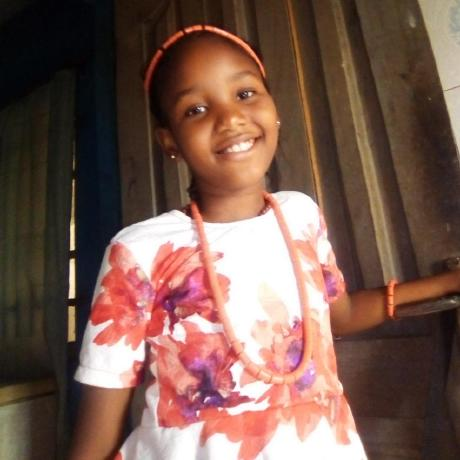
#> input picture _img/img-a.png, 460 x 460 px
$ python sample.py
#> lines starting #> are read from the running program, lines starting #| are printed output that depends on the picture
import numpy as np
import cv2 as cv

img1 = cv.imread('../_img/img-a.png')
#> img1 is the input picture: shape (460, 460, 3); mean B, G, R 78.5, 89.6, 119.9
img2 = cv.imread('../_img/naza-test.png')
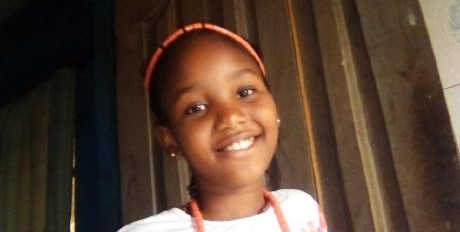
#> input picture _img/naza-test.png, 460 x 232 px
#> img2 is the input picture: shape (232, 460, 3); mean B, G, R 49.9, 64.5, 86.6

# Convert it to grayscale
img1_bw = cv.cvtColor(img1,cv.COLOR_BGR2GRAY)
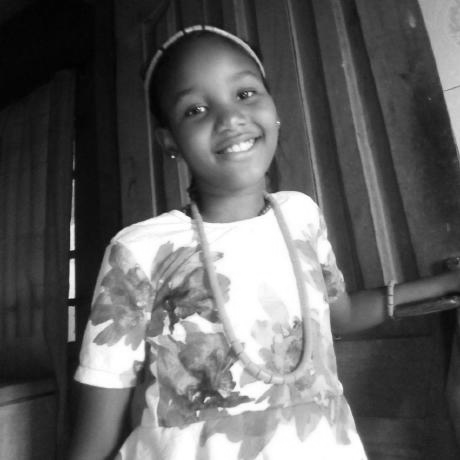
#> img1_bw: shape (460, 460); min 1, max 255, mean 97.4
img2_bw = cv.cvtColor(img2, cv.COLOR_BGR2GRAY)
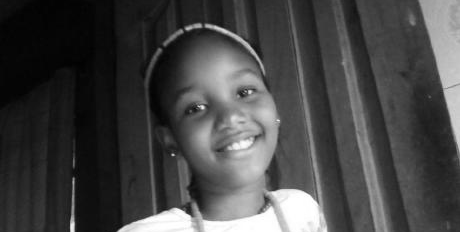
#> img2_bw: shape (232, 460); min 1, max 255, mean 69.4

orb = cv.ORB_create()

queryKeypoints, queryDescriptors = orb.detectAndCompute(img1_bw,None)
#> queryKeypoints = 500 keypoints; strongest (x, y, size): (71, 295, 44.6), (71, 249, 31), (72, 248, 37.2), (70, 296, 37.2)
trainKeypoints, trainDescriptors = orb.detectAndCompute(img2_bw,None)
#> trainKeypoints = 389 keypoints; strongest (x, y, size): (202, 108, 31), (202, 107, 37.2), (250, 91, 31), (199, 106, 31)

matcher = cv.BFMatcher()
matches = matcher.match(queryDescriptors,trainDescriptors)
#> matches = 500 matches
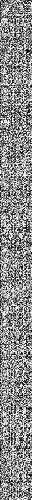
#> queryDescriptors: shape (500, 32); min 0, max 255, mean 138.2

img = cv.drawMatches(img1, queryKeypoints,
img2, trainKeypoints, matches[:20],None)
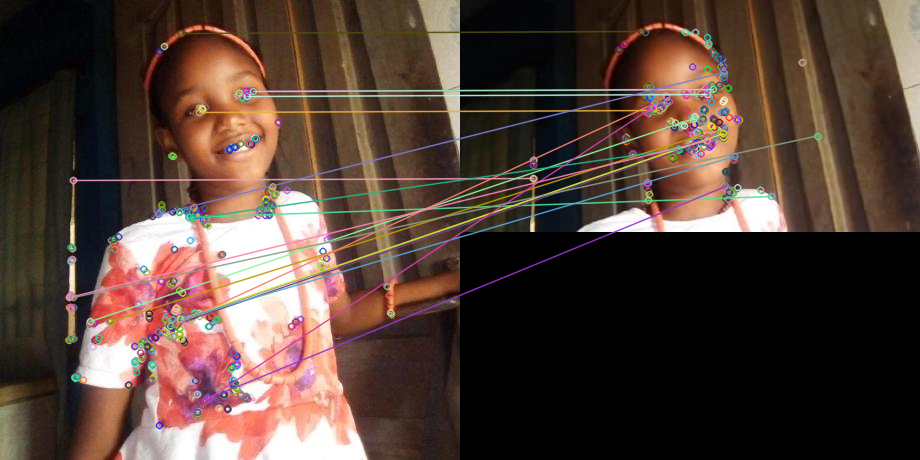
#> img: shape (460, 920, 3); mean B, G, R 54.5, 63.3, 82.2

img = cv.resize(img, (1000,650))
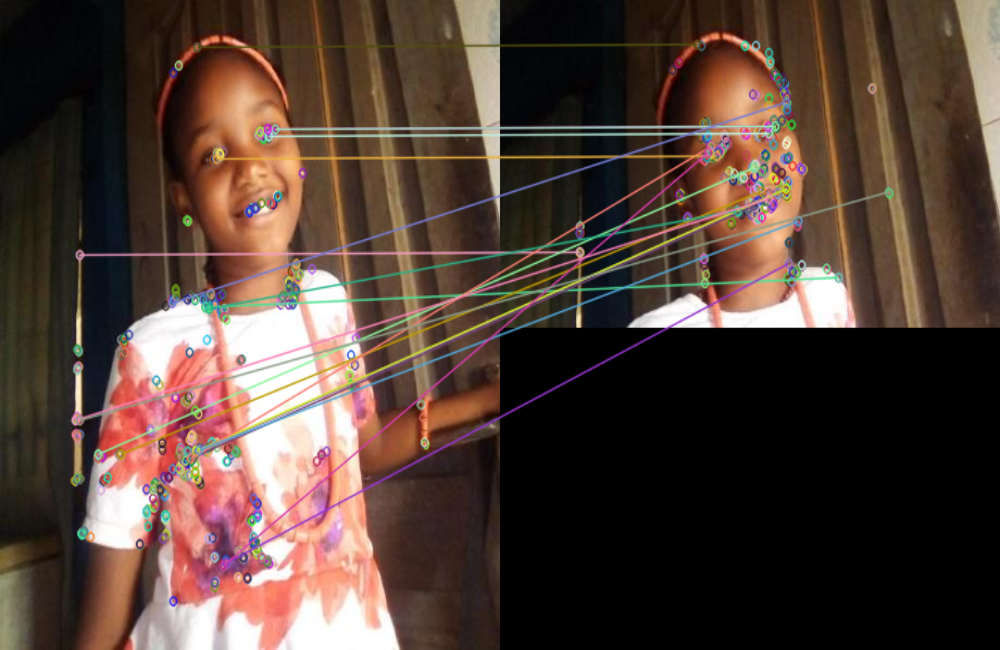
#> img: shape (650, 1000, 3); mean B, G, R 54.4, 63.3, 82.1

cv.imshow("Feature Match", img)
cv.waitKey(0)
cv.destroyAllWindows()
